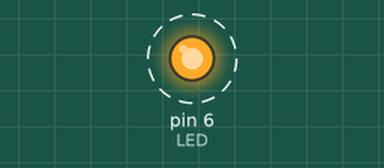
Simulated run of this sketch. Board: Arduino Uno, built with avr-gcc and run on an emulated ATmega328P. Parts: output pins drawn as LEDs (lit = HIGH). Dashed ring = blinking. What the sketch prints to the serial monitor is not drawn.

Above: at 0.4 s.
Timing chart, 0 to 4.6 s (numbered marks = the images above):
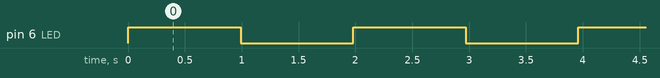

Measured:
- by itself, pin 6 (LED): alternates HIGH for 0.99 s and LOW for 0.99 s

The sketch:

aula_3_-_MIC.ino
```cpp
#include <Arduino_FreeRTOS.h>

#include <HCSR04.h>

#include "task.h"
#include "semphr.h"
#include "queue.h"

#define LED 6

QueueHandle_t xFila;

TaskHandle_t xTask1Handle,xTask2Handle;

void vTask1(void *pvParameters);
void vTask2(void *pvParameters);

void setup() {

  BaseType_t xReturned;

  Serial.begin(9600);
  pinMode(LED,OUTPUT);

  xFila = xQueueCreate(1,sizeof(int));

  if(xFila == NULL){
    Serial.println("Nao foi possível criar a fila");
    while(1);
  }

  xReturned = xTaskCreate(vTask1,"Task1",1024,NULL,1,&xTask1Handle);

  if(xReturned == pdFAIL){
    Serial.println("Não foi possível criar a Task 1");
    while(1);
  }

  xReturned = xTaskCreate(vTask2,"Task2",1024,NULL,1,&xTask2Handle);

  if(xReturned == pdFAIL){
    Serial.println("Não foi possível criar a Task 2");
    while(1);
  }


}

void loop() {
  digitalWrite(LED, !digitalRead(LED));
  vTaskDelay(pdMS_TO_TICKS(1000));
}


void vTask1(void *pvParameters){

  int count = 0;

  while (1)
  {
    if(count<10){
        xQueueSend(xFila, &count,portMAX_DELAY);
        count++;
    }
    else{
      count = 0;
      vTaskDelay(pdMS_TO_TICKS(5000));
    }
    vTaskDelay(pdMS_TO_TICKS(500));
  }
}


void vTask2(void *pvParameters){

  int valorRecebido = 0;

  while (1)
  {
    if(xQueueReceive(xFila,&valorRecebido,pdMS_TO_TICKS(1000))==pdTRUE){
      Serial.println("Valor Recebido: " + String(valorRecebido));
    }
    else{
      Serial.println("TIMEOUT");
    }
  }
}
```
